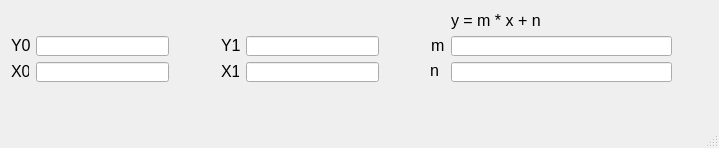
<?xml version="1.0" encoding="UTF-8"?>
<ui version="4.0">
 <class>MainWindow</class>
 <widget class="QMainWindow" name="MainWindow">
  <property name="geometry">
   <rect>
    <x>0</x>
    <y>0</y>
    <width>719</width>
    <height>148</height>
   </rect>
  </property>
  <property name="windowTitle">
   <string>MainWindow</string>
  </property>
  <widget class="QWidget" name="centralwidget">
   <widget class="QLabel" name="label">
    <property name="geometry">
     <rect>
      <x>11</x>
      <y>62</y>
      <width>18</width>
      <height>19</height>
     </rect>
    </property>
    <property name="font">
     <font>
      <pointsize>12</pointsize>
     </font>
    </property>
    <property name="text">
     <string>X0</string>
    </property>
    <property name="scaledContents">
     <bool>false</bool>
    </property>
    <property name="wordWrap">
     <bool>false</bool>
    </property>
   </widget>
   <widget class="QLabel" name="label_2">
    <property name="geometry">
     <rect>
      <x>221</x>
      <y>62</y>
      <width>18</width>
      <height>19</height>
     </rect>
    </property>
    <property name="font">
     <font>
      <pointsize>12</pointsize>
     </font>
    </property>
    <property name="text">
     <string>X1</string>
    </property>
    <property name="scaledContents">
     <bool>false</bool>
    </property>
    <property name="wordWrap">
     <bool>false</bool>
    </property>
   </widget>
   <widget class="QLabel" name="label_3">
    <property name="geometry">
     <rect>
      <x>221</x>
      <y>36</y>
      <width>19</width>
      <height>19</height>
     </rect>
    </property>
    <property name="font">
     <font>
      <pointsize>12</pointsize>
     </font>
    </property>
    <property name="text">
     <string>Y1</string>
    </property>
    <property name="scaledContents">
     <bool>false</bool>
    </property>
    <property name="wordWrap">
     <bool>false</bool>
    </property>
   </widget>
   <widget class="QLabel" name="label_4">
    <property name="geometry">
     <rect>
      <x>11</x>
      <y>36</y>
      <width>19</width>
      <height>19</height>
     </rect>
    </property>
    <property name="font">
     <font>
      <pointsize>12</pointsize>
     </font>
    </property>
    <property name="text">
     <string>Y0</string>
    </property>
    <property name="scaledContents">
     <bool>false</bool>
    </property>
    <property name="wordWrap">
     <bool>false</bool>
    </property>
   </widget>
   <widget class="QLineEdit" name="lineEdit_y0">
    <property name="geometry">
     <rect>
      <x>36</x>
      <y>36</y>
      <width>133</width>
      <height>20</height>
     </rect>
    </property>
   </widget>
   <widget class="QLineEdit" name="lineEdit_y1">
    <property name="geometry">
     <rect>
      <x>246</x>
      <y>36</y>
      <width>133</width>
      <height>20</height>
     </rect>
    </property>
   </widget>
   <widget class="QLineEdit" name="lineEdit_x1">
    <property name="geometry">
     <rect>
      <x>246</x>
      <y>62</y>
      <width>133</width>
      <height>20</height>
     </rect>
    </property>
   </widget>
   <widget class="QLineEdit" name="lineEdit_x0">
    <property name="geometry">
     <rect>
      <x>36</x>
      <y>62</y>
      <width>133</width>
      <height>20</height>
     </rect>
    </property>
   </widget>
   <widget class="QLabel" name="label_5">
    <property name="geometry">
     <rect>
      <x>431</x>
      <y>36</y>
      <width>16</width>
      <height>19</height>
     </rect>
    </property>
    <property name="font">
     <font>
      <pointsize>12</pointsize>
     </font>
    </property>
    <property name="text">
     <string>m</string>
    </property>
    <property name="scaledContents">
     <bool>false</bool>
    </property>
    <property name="wordWrap">
     <bool>false</bool>
    </property>
   </widget>
   <widget class="QLineEdit" name="lineEdit_n">
    <property name="geometry">
     <rect>
      <x>451</x>
      <y>62</y>
      <width>221</width>
      <height>20</height>
     </rect>
    </property>
   </widget>
   <widget class="QLabel" name="label_6">
    <property name="geometry">
     <rect>
      <x>430</x>
      <y>60</y>
      <width>16</width>
      <height>20</height>
     </rect>
    </property>
    <property name="font">
     <font>
      <pointsize>12</pointsize>
     </font>
    </property>
    <property name="text">
     <string>n</string>
    </property>
    <property name="scaledContents">
     <bool>false</bool>
    </property>
    <property name="wordWrap">
     <bool>false</bool>
    </property>
   </widget>
   <widget class="QLineEdit" name="lineEdit_m">
    <property name="geometry">
     <rect>
      <x>451</x>
      <y>36</y>
      <width>221</width>
      <height>20</height>
     </rect>
    </property>
   </widget>
   <widget class="QLabel" name="label_7">
    <property name="geometry">
     <rect>
      <x>451</x>
      <y>11</y>
      <width>102</width>
      <height>19</height>
     </rect>
    </property>
    <property name="font">
     <font>
      <pointsize>12</pointsize>
     </font>
    </property>
    <property name="text">
     <string>y = m * x + n</string>
    </property>
    <property name="scaledContents">
     <bool>false</bool>
    </property>
    <property name="wordWrap">
     <bool>false</bool>
    </property>
   </widget>
  </widget>
  <widget class="QMenuBar" name="menubar">
   <property name="geometry">
    <rect>
     <x>0</x>
     <y>0</y>
     <width>719</width>
     <height>21</height>
    </rect>
   </property>
  </widget>
  <widget class="QStatusBar" name="statusbar"/>
 </widget>
 <resources/>
 <connections/>
</ui>
